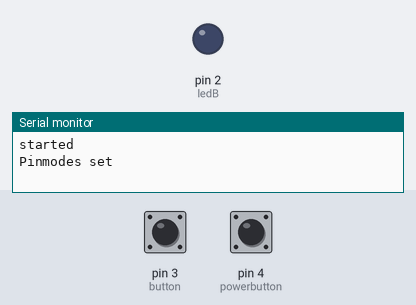
Simulated run of this sketch. Board: Arduino Uno, built with avr-gcc and run on an emulated ATmega328P. Shown: output pins drawn as LEDs (lit = HIGH), the last lines printed to the serial monitor. Dashed ring = blinking. The inputs (shaded band) are chosen by the test bench; at power-on: pin 3 (button) LOW, pin 4 (powerbutton) LOW. Pins used as bus, display or sensor lines are not drawn.

Above: at 1.2 s.
1.3 s: pin 3 (button) pulled HIGH for 0.25 s
3.1 s: pin 4 (powerbutton) pulled HIGH for 0.25 s
4.8 s: pin 3 (button) pulled HIGH for 1 s
At 5.1 s:
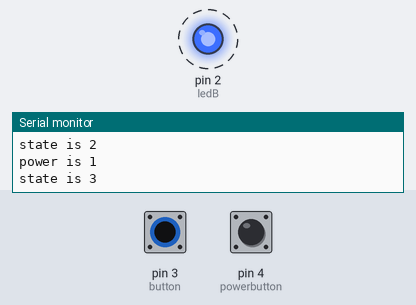
7.3 s: pin 3 (button) pulled HIGH for 3.2 s
At 11.7 s:
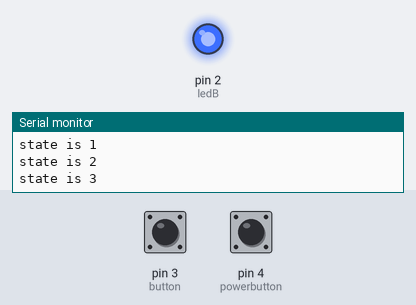
12.0 s: pin 4 (powerbutton) pulled HIGH for 1 s
At 13.6 s:
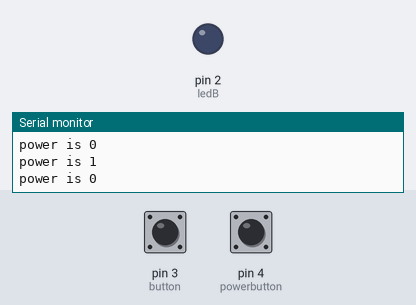
Timing chart, 0 to 15.1 s (numbered marks = the images above; inputs shaded):
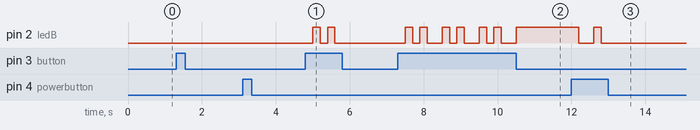

Measured:
- after the input at 4.8 s, pin 2 (ledB): alternates HIGH for 0.20 s and LOW for 0.20 s, 4 changes in all, then stays LOW, starting after 0.20 s
- after the input at 7.3 s, pin 2 (ledB): LOW → HIGH after 0.20 s, then repeats every 1.0 s: LOW 0.20 s, HIGH 0.20 s, LOW 0.40 s, HIGH 0.20 s
- after the input at 12.0 s, pin 2 (ledB): HIGH → LOW after 0.20 s, → HIGH 0.40 s later, → LOW 0.20 s later

The sketch:

lichtschwerttiny.ino
```cpp
/**
   Lichtschwert by Linus
   @version 1.0.0
   @since 2018-11-01
   @author Linus

   AT Tiny:
   Reset -| U |- 5V
   A3, 3 -|   |- 2, A1
   A2, 4 -|   |- 1 (PWM)
   GND   -|   |- 0 (PWM)
*/

int ledR = 0;
int ledG = 1;
int ledB = 2;
int button = 3;
int buttonstate = 0;
int state = 1;
int power = 0;
int powerbutton = 4;
int powerbuttonstate = 0;
int active = 0;
int delayZeit = 200;
int on = 0;

void setup() {
  Serial.begin(9600);
  Serial.println("started");

  pinMode(ledR, OUTPUT);
  pinMode(ledG, OUTPUT);
  pinMode(ledB, OUTPUT);
  pinMode(button, INPUT);
  pinMode(powerbutton, INPUT);
  Serial.println("Pinmodes set");
}

void loop() {
  buttonstate = digitalRead(button);
  powerbuttonstate = digitalRead(powerbutton);

  // - - - - - - - - - -
  // color button
  if (buttonstate == HIGH) {
    state = state + 1;

    if (state > 5) {
      state = 1;
    }
    delay(delayZeit);

    Serial.print("state is ");
    Serial.print(state);
    Serial.println();
  }


  // - - - - - - - - - -
  // power button
  if (powerbuttonstate == HIGH ) {

    if (power == 0) {
      power = 1;
    }
    else if (power == 1) {
      power = 0;
    }

    Serial.print("power is ");
    Serial.print(power);
    Serial.println();

    delay(delayZeit);
  }

  if (power == 0) {
    analogWrite(ledR, LOW);
    analogWrite(ledG, LOW);
    analogWrite(ledB, LOW);
    delay(delayZeit);
  } else {
    switch (state) {
      case 1:
        digitalWrite(ledR, HIGH);
        digitalWrite(ledG, LOW);
        digitalWrite(ledB, LOW);
        break;
      case 2:
        digitalWrite(ledR, LOW);
        digitalWrite(ledG, HIGH);
        digitalWrite(ledB, LOW);
        break;
      case 3:
        digitalWrite(ledR, LOW);
        digitalWrite(ledG, LOW);
        digitalWrite(ledB, HIGH);
        break;
      case 4:
        analogWrite(ledR, 230);
        analogWrite(ledG, 20);
        digitalWrite(ledB, LOW);
        break;
      case 5:
        analogWrite(ledR, 200);
        analogWrite(ledG, LOW);
        analogWrite(ledB, 255);
    }
  }
}
```
